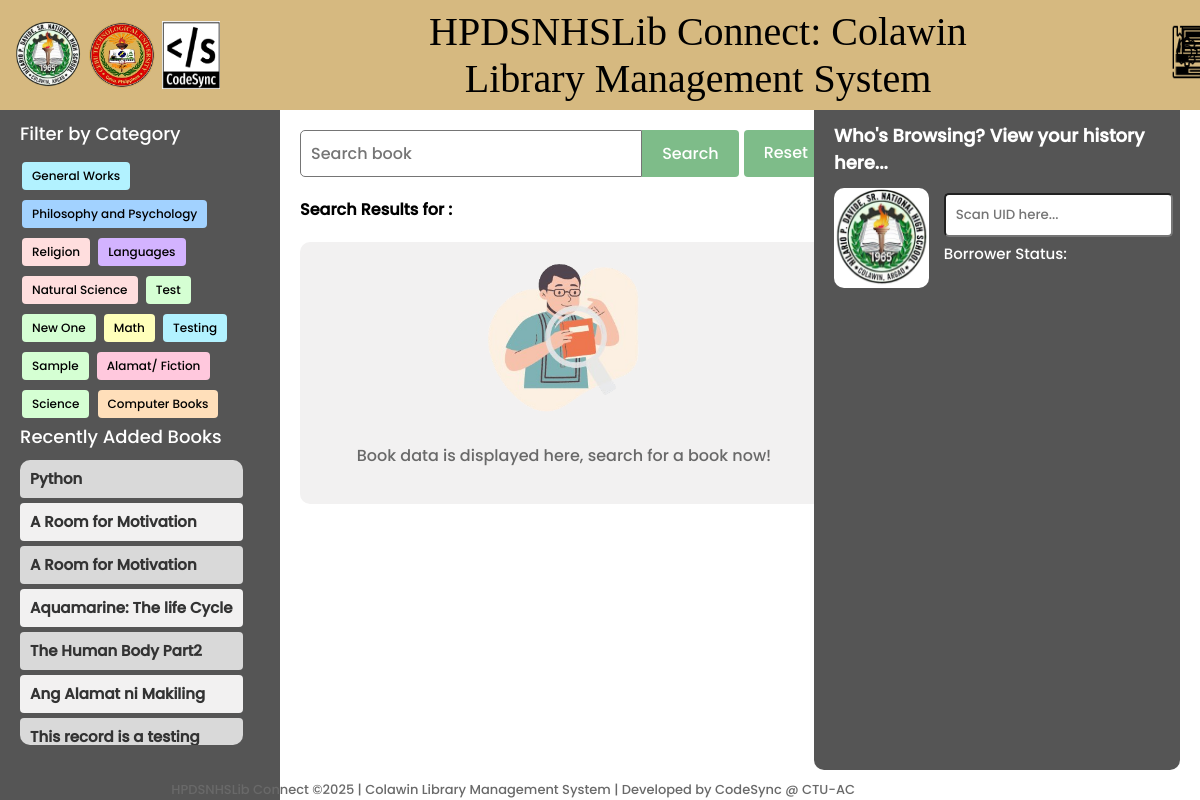
The page / on the database its author committed.
### library/models.py (models this page shows, shortened)
class Category(models.Model):
    name = models.CharField(max_length=100, unique=True)

class BookInventory(models.Model):
    BOOK_TYPE_CHOICES = [
        ('Circulation', 'Circulation'),
        ('Reference', 'Reference'),
        ('Novel', 'Novel'),
        ('Research/Academic', 'Research/Academic'),
        ('Encyclopedia', 'Encyclopedia'),
        ('Dictionary', 'Dictionary'),
        ('Year Book', 'Year Book'),
    ]
    book_number = models.CharField(max_length=10, primary_key=True)
    record_date = models.DateTimeField(auto_now_add=True)
    class_field = models.CharField(max_length=100, blank=True, null=True)
    author = models.CharField(max_length=200, blank=True, null=True)
    book_title = models.CharField(max_length=200)
    edition = models.CharField(max_length=50, blank=True, null=True)
    volume = models.CharField(max_length=50, blank=True, null=True)
    pages = models.IntegerField(blank=True, null=True)
    quantity = models.PositiveIntegerField(default=1)
    fund_source = models.CharField(max_length=100, blank=True, null=True)
    price = models.DecimalField(max_digits=10, decimal_places=2, blank=True, null=True)
    publisher = models.CharField(max_length=200, blank=True, null=True)
    year = models.IntegerField(blank=True, null=True)
    remark = models.TextField(blank=True, null=True)
    book_type = models.CharField(max_length=50, choices=BOOK_TYPE_CHOICES, default='Circulation')  # New field
    category = models.ForeignKey(Category, on_delete=models.CASCADE)
    location = models.ForeignKey(Location, on_delete=models.SET_NULL, blank=True, null=True, default=1)
    qr_code = models.ImageField(upload_to='qr_codes/', blank=True, null=True)
    status = models.CharField(max_length=50, default='Available')

### library/views.py (the view, shortened to what this page needs)
# urls.py: path('', views.landing, name='landing'),
def landing(request):
    query = request.GET.get('q')
    category_name = request.GET.get('category')  # Get category name from query params
    book_number = request.GET.get('book_number')  # Get book number from query params
    books = BookInventory.objects.all()
    categories = Category.objects.all()
    if category_name:
        books = books.filter(category__name=category_name)  # Filter by category
    if query:
        books = books.filter(
            Q(book_title__icontains=query) |
            Q(author__icontains=query) |
            Q(book_number__icontains=query)
        )
    for book in books:
        try:
            latest_borrow_slip = BorrowSlip.objects.filter(book_number=book.book_number).order_by('-date_borrow').first()
            current_date = timezone.now().date()
            if latest_borrow_slip:
                if latest_borrow_slip.due_date.date() < current_date and not latest_borrow_slip.returned:
                    book.status = 'Overdue'
                elif latest_borrow_slip.returned:
                    book.status = 'Returned'
                else:
                    book.status = 'Borrowed'
            else:
                book.status = 'Available'
        except BorrowSlip.DoesNotExist:
            book.status = 'Available'
    recent_books = BookInventory.objects.order_by('-record_date')[:10]
    for book in recent_books:
        try:
            latest_borrow_slip = BorrowSlip.objects.filter(book_number=book.book_number).order_by('-date_borrow').first()
            current_date = timezone.now().date()
            if latest_borrow_slip:
                if latest_borrow_slip.due_date.date() < current_date and not latest_borrow_slip.returned:
                    book.status = 'Overdue'
                elif latest_borrow_slip.returned:
                    book.status = 'Returned'
                else:
                    book.status = 'Borrowed'
            else:
                book.status = 'Available'
        except BorrowSlip.DoesNotExist:
            book.status = 'Available'
    book_detail = None
    category_counts = BookInventory.objects.values('category__name').annotate(count=Count('book_number')).order_by('category__name')
    categories_with_counts = [entry['category__name'] for entry in category_counts]
    counts = [entry['count'] for entry in category_counts]
    colors = plt.get_cmap('tab20').colors  # Use a colormap with enough distinct colors
    category_colors = dict(zip(categories_with_counts, colors))
    plt.figure(figsize=(14, 6))  # Increase figure width to accommodate legend
    bars = plt.bar(range(len(categories_with_counts)), counts, color=[category_colors[cat] for cat in categories_with_counts])
    plt.xlabel('Category')
    plt.ylabel('Number of Books')
    plt.title('Number of Books by Category')
    plt.xticks(range(len(categories_with_counts)), [''] * len(categories_with_counts))  # Empty labels for now
    handles = [plt.Line2D([0], [0], color=color, lw=4) for color in category_colors.values()]
    plt.legend(handles, category_colors.keys(), loc='center left', bbox_to_anchor=(1, 0.5))
    buffer = BytesIO()
    plt.savefig(buffer, format='png', bbox_inches='tight')
    buffer.seek(0)
    image_png = buffer.getvalue()
    buffer.close()
    graph = base64.b64encode(image_png).decode('utf-8')
    return render(request, 'library/landing.html', {
        'books': books,  # Pass filtered books to the template
        'query': query,
        'recent_books': recent_books,
        'book_detail': book_detail,
        'graph': graph,
        'categories': categories,
        'category_name': category_name,  # Pass the category name to the template
    })

### library/templates/library/landing.html (shortened to what this page needs)
{% extends 'main.html' %}
{% load static %}
{% block content %}
<div class="header">
    <img src="{% static 'images/hpdslogo.png' %}" alt="logo" style="width: 68px; height: 68px; border-radius: 50%; padding-left: 6px;">
    <img src="{% static 'images/ctu.png' %}" alt="logo" style="width: 68px; height: 68px; border-radius: 50%; padding-left: 6px;">
    <img src="{% static 'images/Codesynlogo.png' %}" alt="logo" style="width: 58px; height: 68px; padding-left: 6px;">
    <p class="title">HPDSNHSLib Connect: Colawin Library Management System</p>
    <a href="{% url 'landingLog' %}" class="hover-label-container">
        <img src="{% static 'images/documents.png' %}" style="width: 60px; height: 55px; padding-left: 140px;" alt="">
    </a>
    <a href="{% url 'directory' %}" class="hover-label-container">
        <img src="{% static 'images/literature.png' %}" style="width: 65px; height: 60px;" alt="">
    </a>
</div>
<div class="sidebar">
    <div class="section-label" style="margin-top: 30px; font-weight: lighter;">Filter by Category</div>
    <div class="category-button-container">
        {% for category in categories %}
            <a href="{% url 'landing' %}?category={{ category.name }}"
            class="category-button" data-category-name="{{ category.name }}">
                {{ category.name }}
            </a>
        {% empty %}
            <div style="margin: 5px; padding: 10px; color: gray;">No categories available</div>
        {% endfor %}
    </div>
    <div class="section-label" style="font-weight: lighter;">Recently Added Books</div>
    <div class="book-item-container">
        {% for recent_book in recent_books %}
            <a href="{% url 'landing' %}?book_number={{ recent_book.book_number }}"
               class="book-item {% if forloop.counter|divisibleby:2 %}even-row{% else %}odd-row{% endif %}"
               style="text-decoration: none; color: black; margin-bottom: 5px;">
                <div class="book-title" style="font-size: 15px;">
                    {{ recent_book.book_title }}
                </div>
            </a>
        {% endfor %}
    </div>
</div>
<div class="main-content">
    <div class="left">
        <div class="search-form-container">
            <div class="search-container">
                <form method="GET" action="{% url 'landing' %}" style="flex: 1; display: flex;">
                    <input type="text" class="search-input" name="q" placeholder="Search book" value="None" id="searchInput" autofocus onfocus="clearDefaultValue()" style="font-family: 'Poppins', sans-serif;">
                    <button type="submit" class="search-button" style="margin-right: 5px;">Search</button>
                    <a href="{% url 'landing' %}" class="reset-button">Reset</a>
                </form>
            </div>
        </div>
        <div class="section-label">Search Results for :
        </div>
<div class="book-item-container">
    {% if book_detail %}
        <strong style="background-color: #D6B980; color:black; border-radius: 5px; padding: 10px 10px 5px 10px; font-size: large;">
            {{ book_detail.book_title }}
        </strong>
        <div class="book-details">
            <p style="text-align: justify;">This was authored by <strong>{{ book_detail.author }}</strong>.
                It has the book number <strong>{{ book_detail.book_number }}</strong>. The book falls under the category of
                <strong>{{ book_detail.category.name }}</strong>. This book has <strong>{{ book_detail.edition }}</strong> edition, and it comprises
                <strong>{{ book_detail.volume }}</strong> volume(s) with <strong>{{ book_detail.pages }}</strong> pages.
                There are <strong>{{ book_detail.quantity }}</strong> copy/copies available. The book is funded as <strong>{{ book_detail.fund_source }}</strong>
                and is priced at <strong>{{ book_detail.price }}</strong>. It was published at <strong>{{ book_detail.publisher }}</strong> in the year
                <strong>{{ book_detail.year }}</strong>. <br><br>
            </p>
            <h2 id="book-title"></h2>
            <p id="status-summary">
                <label style="font-size: 14px; margin-right: 140px; margin-bottom: 4px;">
                    <strong>Copies:</strong> <span>{{ book_detail.quantity }}</span>
                </label>
                <label for="available-count" class="status-item" style="background-color: #d4edda; padding: 2px 6px; border-radius: 3px; margin-right: 6px; margin-bottom: 4px;">
                    <strong>Available:</strong> <span id="available-count">Loading...</span>
                </label>
                <label for="borrowed-count" class="status-item" style="background-color: #cce5ff; padding: 2px 6px; border-radius: 3px; margin-right: 6px; margin-bottom: 4px;">
                    <strong>Borrowed:</strong> <span id="borrowed-count">Loading...</span>
                </label>
                <label for="reserved-count" class="status-item" style="background-color: #fff3cd; padding: 2px 6px; border-radius: 3px; margin-right: 6px; margin-bottom: 4px;">
                    <strong>Reserved:</strong> <span id="reserved-count">Loading...</span>
                </label>
                <label for="overdue-count" class="status-item" style="background-color: #f8d7da; padding: 2px 6px; border-radius: 3px; margin-right: 6px; margin-bottom: 4px;">
                    <strong>Overdue:</strong> <span id="overdue-count">Loading...</span>
                </label>
                <label for="lost-count" class="status-item" style="background-color: #f8d7da; padding: 2px 6px; border-radius: 3px; margin-bottom: 4px;">
                    <strong>Lost:</strong> <span id="lost-count">Loading...</span>
                </label>
            </p>
            <strong>Book Location:</strong> <strong style="color: green;">{{ book_detail.location }}</strong>.
        </div>
        <div class="button-container" style="padding-top: 20px; gap: 10px;">
            <a href="javascript:void(0);" class="search-button" style="text-decoration: none; background-color: #757575; padding: 5px; color: white; border-radius: 5px; " onclick="history.back();">Back to Search Results</a>
        </div>
    {% else %}
            {% if request.GET.category %}
            <div id="book-container">
                {% for book in books %}
                    <div>
                        <a href="{% url 'landing' %}?q={{ query }}&book_number={{ book.book_number }}&category={{ book.category.name }}"
                                class="book-item {% if forloop.counter|divisibleby:2 %}even-row{% else %}odd-row{% endif %}"
                                style="text-decoration: none; color: black;">
                                <div class="book-title">{{ book.book_title }}</div>
                                <div class="book-details">
                                    <strong>Author:</strong> {{ book.author }}<br>
                                    <strong>Book Number:</strong> {{ book.book_number }}<br>
                                </div>
                            </a>
                    </div>
                {% empty %}
                    <p>No books found in this category.</p>
                {% endfor %}
            </div>
        {% else %}
                {% if query or category %}
                    {% if books %}
                    <div>
                        {% for book in books %}
                            <a href="{% url 'landing' %}?q={{ query }}&book_number={{ book.book_number }}&category={{ book.category.name }}"
                                class="book-item {% if forloop.counter|divisibleby:2 %}even-row{% else %}odd-row{% endif %}"
                                style="text-decoration: none; color: black;">
                                <div class="book-title">{{ book.book_title }}</div>
                                <div class="book-details">
                                    <strong>Author:</strong> {{ book.author }}<br>
                                    <strong>Book Number:</strong> {{ book.book_number }}<br>
                                </div>
                            </a>
                        {% endfor %}
                    </div>
                {% else %}
                    <div class="mess">
                        <div class="image-container">
                            <img src="{% static 'images/searchLOGO1.png' %}" alt="logo" class="image-logo">
                        </div>
                        <p style="color: dimgray;">No results found for your search.</p>
                    </div>
                {% endif %}
                {% else %}
                <div class="mess">
                    <div class="image-container">
                        <img src="{% static 'images/searchLOGO.png' %}" alt="logo" class="image-logo">
                    </div>
                    <p style="color: dimgray; text-align: center;">Book data is displayed here, search for a book now!</p>
                </div>
                {% endif %}
            {% endif %}
        </div>
        {% endif %}
    </div>
    <div class="side-container">
        <div class="section-label" style="color: white; font-weight: lighter;">
            <h1 style="font-size: 18px;">Who's Browsing? View your history here...</h1>
        </div>
        <div class="search-container">
            <div class="who-container" style="display: flex;">
                <div id="qr-code-container" style="margin-bottom: 10px; margin-right: 15px;">
                    <img id="qr-code-image" src="{% static 'images/hpdslogo.png' %}" alt="QR Code" style="width: 100px; height: 100px; border-radius: 10px; background-color: white;"/>
                </div>
                <div class="side" style="width: 70%;">
                    <div class="UID_field">
                        <input type="password" id="uid-input" placeholder="Scan UID here..." oninput="fetchBorrowHistory()"
                            style="width: 95%; padding: 10px; border-radius: 5px; margin-bottom: 5px; font-family: 'Poppins', sans-serif;">
                        <p style="font-size: 15px; color: white; margin: 0;">Borrower Status: </p>
                    </div>
                </div>
            </div>
        </div>
    </div>
</div>
{% endblock content %}

### rows shown on the page
Category: name "General Works"
Category: name "Philosophy and Psychology"
Category: name "Religion"
Category: name "Languages"
Category: name "Natural Science"
Category: name "Test"
Category: name "New One"
Category: name "Math"
Category: name "Testing"
Category: name "Sample"
Category: name "Alamat/ Fiction"
Category: name "Science"
Category: name "Computer Books"
BookInventory: book_title "Python"
BookInventory: book_title "A Room for Motivation"
BookInventory: book_title "A Room for Motivation"
BookInventory: book_title "Aquamarine: The life Cycle"
BookInventory: book_title "The Human Body Part2"
BookInventory: book_title "Ang Alamat ni Makiling"
BookInventory: book_title "This record is a testing"
